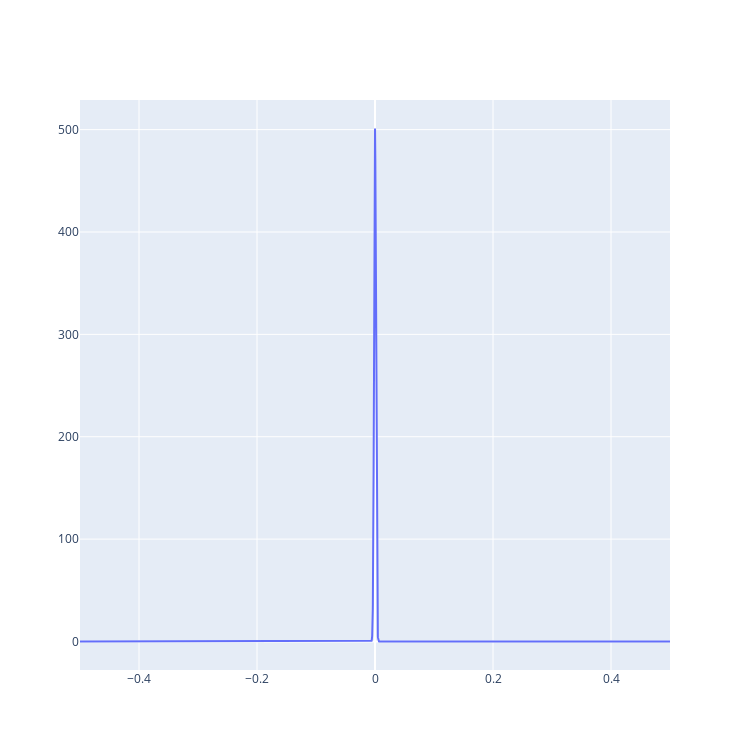

Write notebook code for a chart like this one.
### Code cell
figure = go.Figure(data=[
    go.Scatter(x=k, y=V_k, name="Position"), 
])
figure.update_layout(autosize=False, width=750, height=750)
figure.show()

### Figure 1 — Plotly figure (JSON) as saved in the notebook; plotly's stock layout.template omitted (floating-point values rounded to 4 significant figures; data arrays with more than 128 entries replaced by an {"elided": "..."} marker saying what was removed)
{"data": [{"name": "Position", "type": "scatter", "x": {"elided": "10000 float values"}, "y": {"elided": "10000 float values"}}], "layout": {"autosize": false, "height": 750, "width": 750}}
